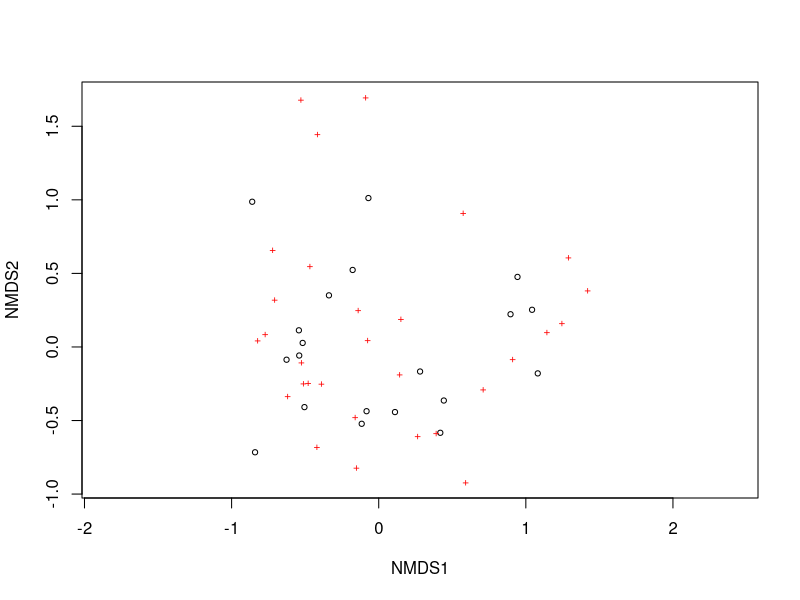
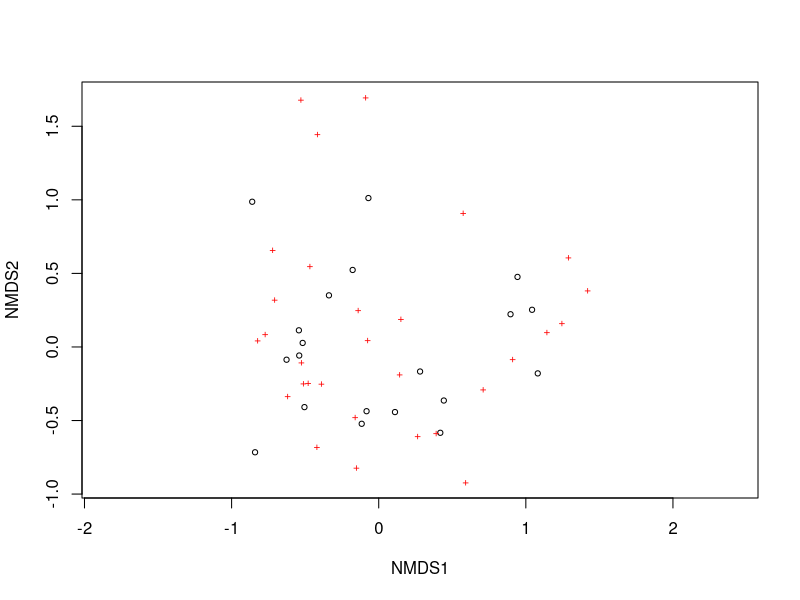
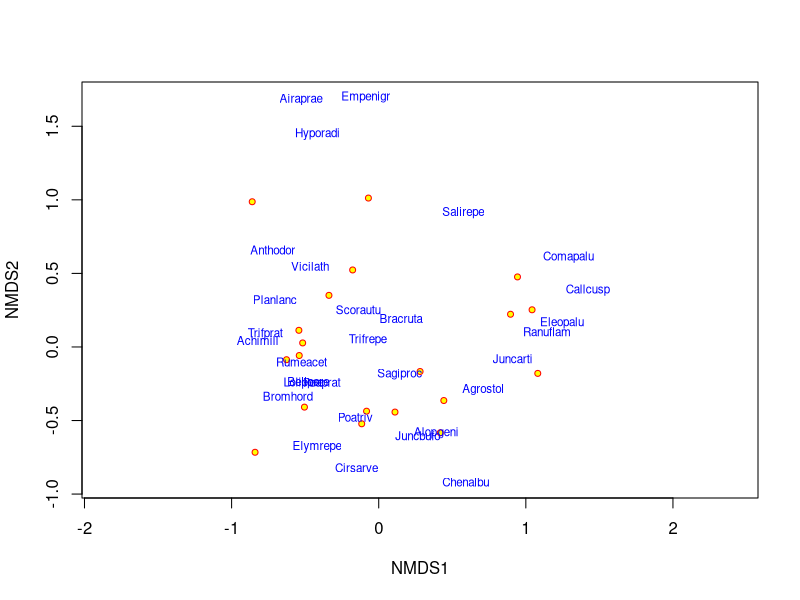
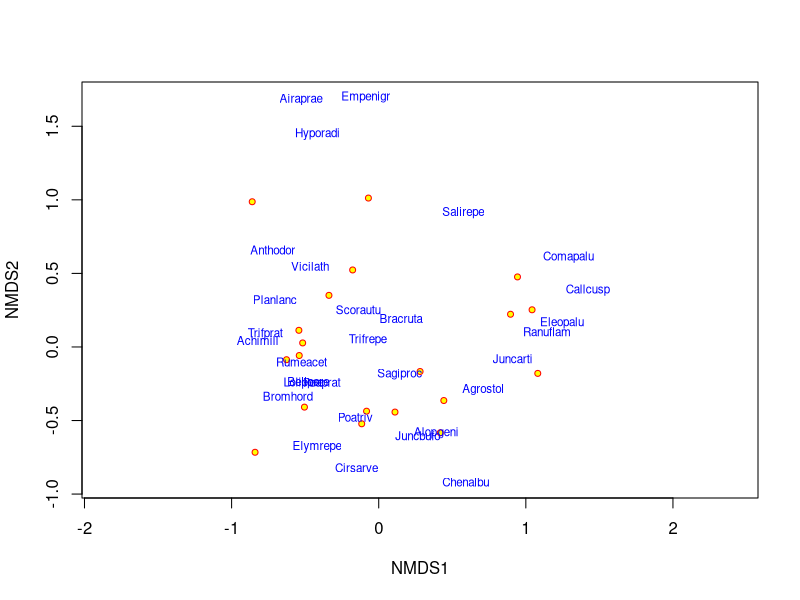
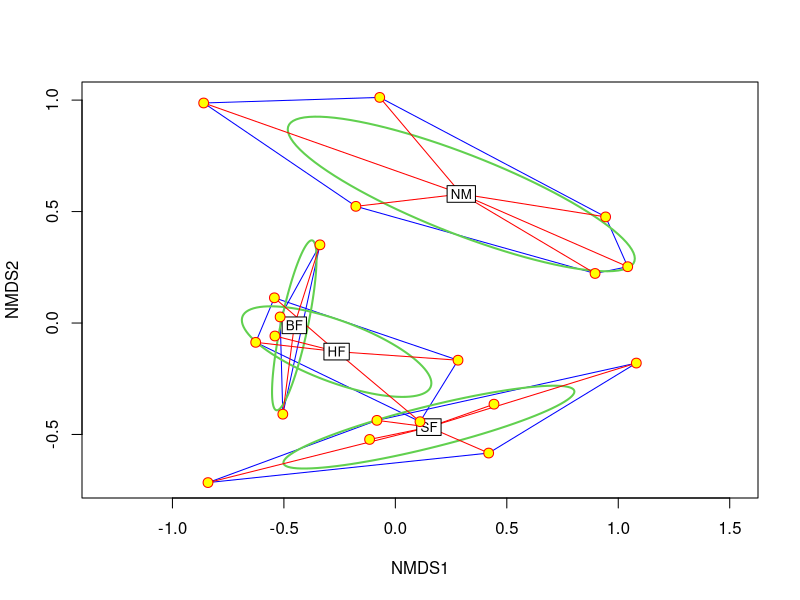
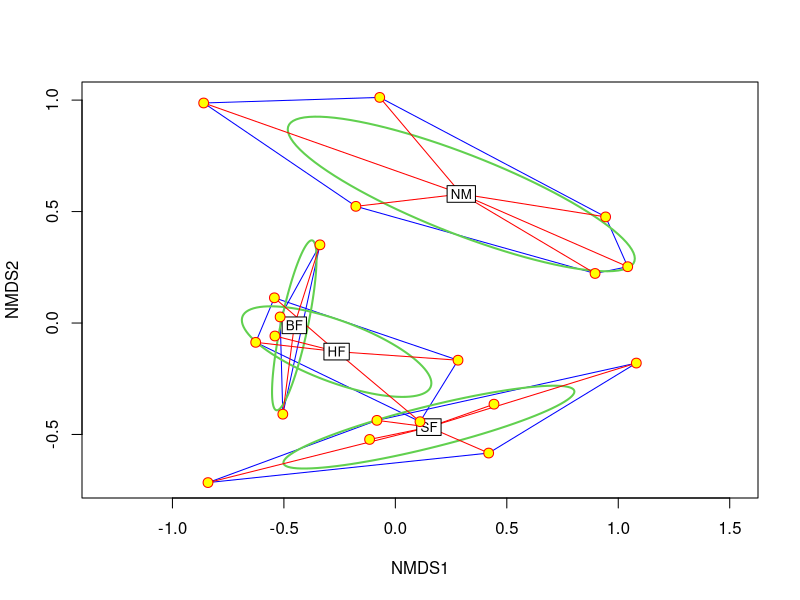
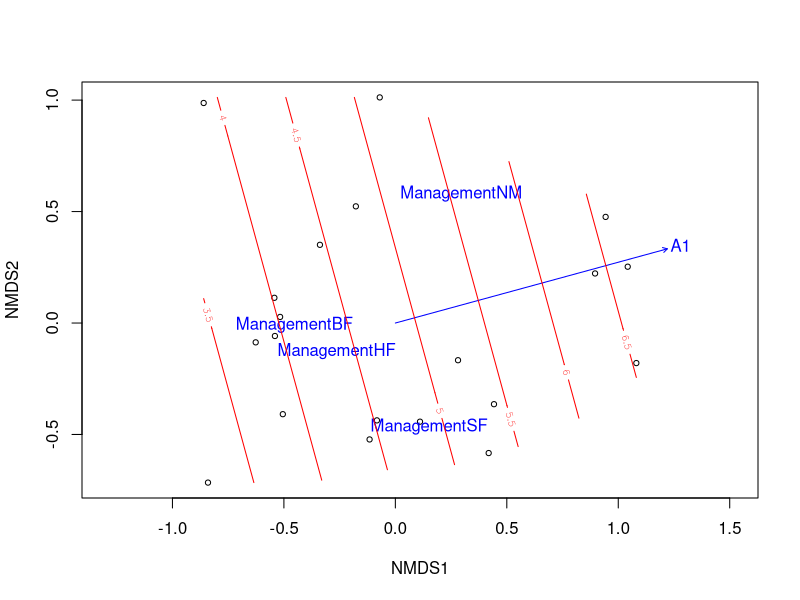
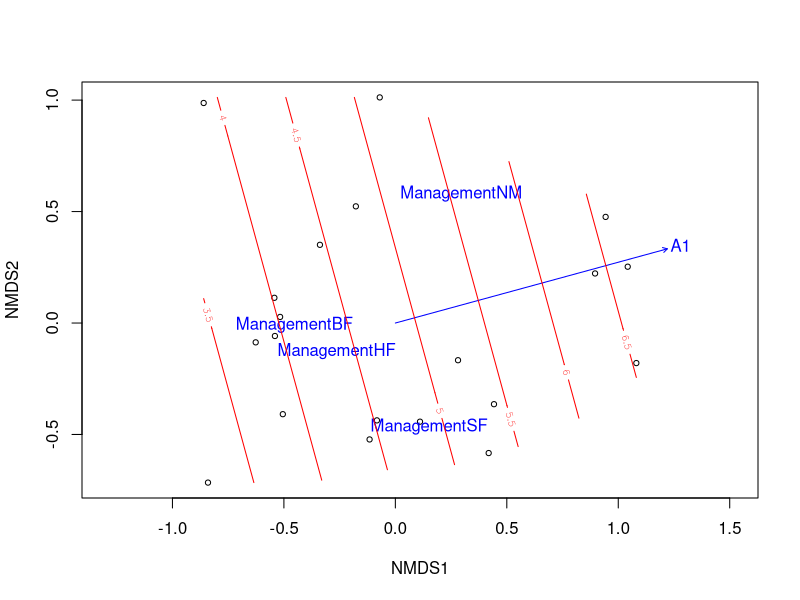

The R script that drew these images, in order:
### R code from vignette source 'intro-vegan.Rnw'
### Encoding: ISO8859-1

###################################################
### code chunk number 1: intro-vegan.Rnw:48-53
###################################################
par(mfrow=c(1,1))
options(width=72)
figset <- function() par(mar=c(4,4,1,1)+.1)
options(SweaveHooks = list(fig = figset))
options("prompt" = "R> ", "continue" = "+  ")


###################################################
### code chunk number 2: intro-vegan.Rnw:85-88
###################################################
library(vegan)
data(dune)
ord <- decorana(dune)


###################################################
### code chunk number 3: intro-vegan.Rnw:91-92
###################################################
ord


###################################################
### code chunk number 4: intro-vegan.Rnw:115-117
###################################################
ord <- metaMDS(dune)
ord


###################################################
### code chunk number 5: a
###################################################
plot(ord)


###################################################
### code chunk number 6: intro-vegan.Rnw:132-133
###################################################
plot(ord)


###################################################
### code chunk number 7: a
###################################################
plot(ord, type = "n")
points(ord, display = "sites", cex = 0.8, pch=21, col="red", bg="yellow")
text(ord, display = "spec", cex=0.7, col="blue")


###################################################
### code chunk number 8: intro-vegan.Rnw:154-155
###################################################
plot(ord, type = "n")
points(ord, display = "sites", cex = 0.8, pch=21, col="red", bg="yellow")
text(ord, display = "spec", cex=0.7, col="blue")


###################################################
### code chunk number 9: intro-vegan.Rnw:219-221
###################################################
data(dune.env)
attach(dune.env)


###################################################
### code chunk number 10: a
###################################################
plot(ord, disp="sites", type="n")
ordihull(ord, Management, col="blue")
ordiellipse(ord, Management, col=3,lwd=2)
ordispider(ord, Management, col="red", label = TRUE)
points(ord, disp="sites", pch=21, col="red", bg="yellow", cex=1.3)


###################################################
### code chunk number 11: intro-vegan.Rnw:231-232
###################################################
plot(ord, disp="sites", type="n")
ordihull(ord, Management, col="blue")
ordiellipse(ord, Management, col=3,lwd=2)
ordispider(ord, Management, col="red", label = TRUE)
points(ord, disp="sites", pch=21, col="red", bg="yellow", cex=1.3)


###################################################
### code chunk number 12: intro-vegan.Rnw:262-264
###################################################
ord.fit <- envfit(ord ~ A1 + Management, data=dune.env, perm=1000)
ord.fit


###################################################
### code chunk number 13: a
###################################################
plot(ord, dis="site")
plot(ord.fit)


###################################################
### code chunk number 14: b
###################################################
ordisurf(ord, A1, add=TRUE)


###################################################
### code chunk number 15: intro-vegan.Rnw:280-282
###################################################
plot(ord, dis="site")
plot(ord.fit)
ordisurf(ord, A1, add=TRUE)


###################################################
### code chunk number 16: intro-vegan.Rnw:302-304
###################################################
ord <- cca(dune ~ A1 + Management, data=dune.env)
ord


###################################################
### code chunk number 17: a
###################################################
plot(ord)


###################################################
### code chunk number 18: intro-vegan.Rnw:311-312
###################################################
plot(ord)


###################################################
### code chunk number 19: intro-vegan.Rnw:329-330
###################################################
cca(dune ~ ., data=dune.env)


###################################################
### code chunk number 20: intro-vegan.Rnw:339-340
###################################################
anova(ord)


###################################################
### code chunk number 21: intro-vegan.Rnw:354-355
###################################################
anova(ord, by="term", permu=200)


###################################################
### code chunk number 22: intro-vegan.Rnw:361-362
###################################################
anova(ord, by="mar")


###################################################
### code chunk number 23: a
###################################################
anova(ord, by="axis", perm=500)


###################################################
### code chunk number 24: intro-vegan.Rnw:379-381
###################################################
ord <- cca(dune ~ A1 + Management + Condition(Moisture), data=dune.env)
ord


###################################################
### code chunk number 25: intro-vegan.Rnw:386-387
###################################################
anova(ord, by="term", perm=500)


###################################################
### code chunk number 26: intro-vegan.Rnw:392-393
###################################################
anova(ord, by="term", perm=500, strata=Moisture)


###################################################
### code chunk number 27: intro-vegan.Rnw:397-398
###################################################
detach(dune.env)


